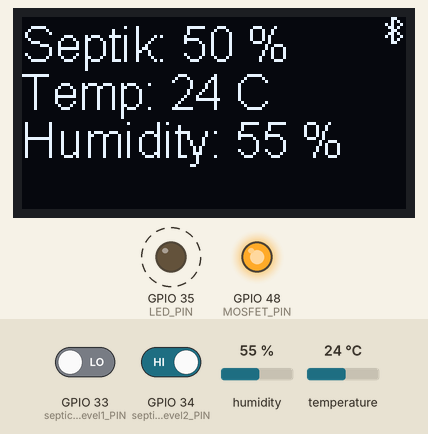
This program was run on a simulated ESP32-S3. On the bench: 128×64 one-colour display, output pins drawn as LEDs (lit = HIGH). Dashed ring = blinking. Inputs (shaded band) come from the test bench; at power-on: humidity 55 %, GPIO 33 (septicTankLevel1_PIN) LOW, GPIO 34 (septicTankLevel2_PIN) HIGH, temperature 24 °C. Nothing arrives over Bluetooth unless stated; a phone connects over Bluetooth LE 3 s after start; what the program prints to the serial monitor is not drawn.

Above: at 5.8 s.
5.9 s: humidity set to 22 %
At 13.4 s:
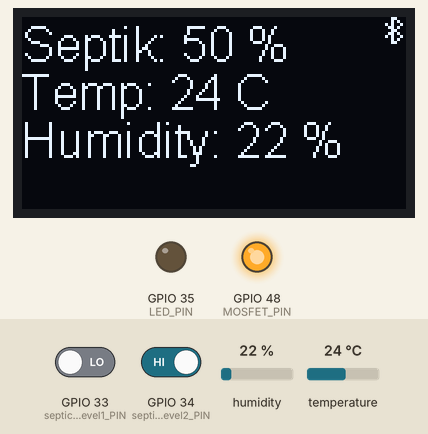
14.4 s: GPIO 33 (septicTankLevel1_PIN) driven HIGH
At 20.8 s:
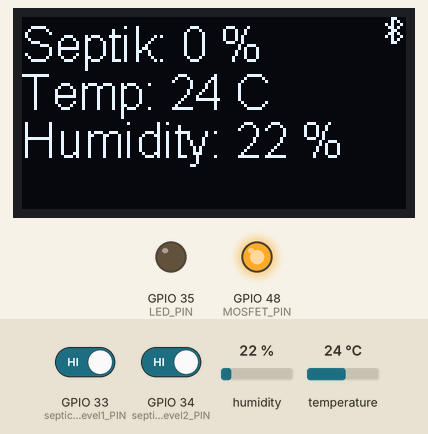
21.2 s: GPIO 34 (septicTankLevel2_PIN) driven LOW
At 27.5 s:
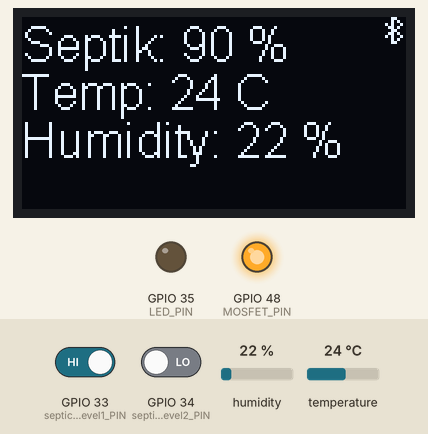
28.0 s: temperature set to 12 °C
At 33.9 s:
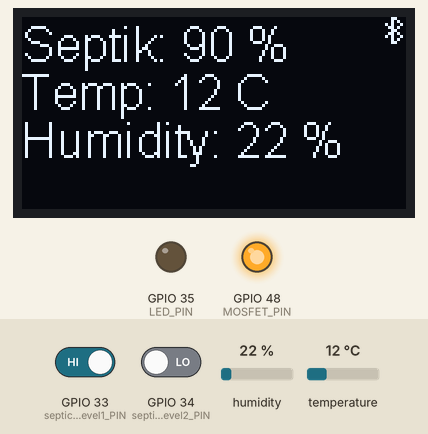
34.8 s: GPIO 34 (septicTankLevel2_PIN) driven HIGH
At 40.4 s:
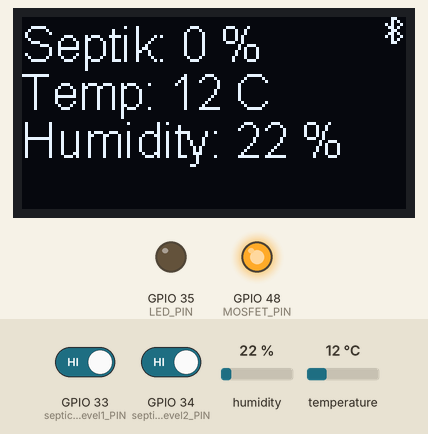
41.6 s: GPIO 33 (septicTankLevel1_PIN) driven LOW
At 46.9 s:
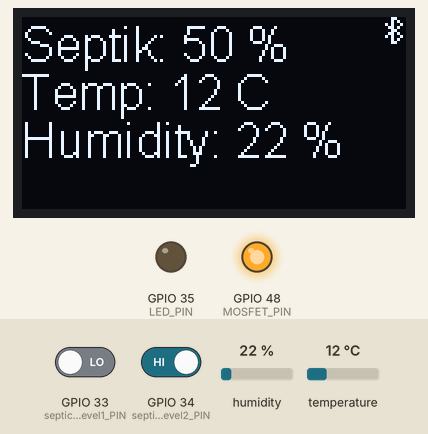
Timing chart, 0 to 48.4 s (numbered marks = the images above; inputs shaded):
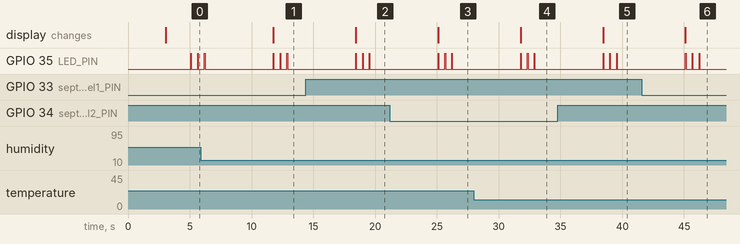

The program:

main.cpp
```cpp
#include <Arduino.h>
#include <BLEDevice.h>
#include <BLEUtils.h>
#include <BLEServer.h>
#include <BLE2902.h>
#include "images.h"
#include <Wire.h>
#include <HT_SSD1306Wire.h>
#include "DHT.h"

#define BLE_DEVICE_NAME "ESP32 BLE Sensor Server"
#define BLE_SERVICE_UUID "819dd7a4-c6c5-4c39-b10f-51e180eb1ffb" // Generated by https://www.uuidgenerator.net/ needs to be changed whenever the service is changed (eg characteristics added/removed)
#define BLE_WATER_TANK_CHARACTERISTIC_UUID "22d8381a-e6df-4ad1-a101-5e2e47c0762b"
#define BLE_SEPTIC_TANK_CHARACTERISTIC_UUID "9910102a-9d4e-41ce-be93-affba54425c4"
#define BLE_TEMPERATURE_CHARACTERISTIC_UUID "c6db06e1-7f34-48ff-9f1e-f2904ac78525"
#define BLE_HUMIDITY_CHARACTERISTIC_UUID "df2be7ec-fb73-40b6-b2cb-3c00d37f2229"
#define DHTTYPE DHT22 // DHT 22  (AM2302), AM2321
#define DHTPIN 47     // Digital pin connected to the DHT sensor

SSD1306Wire display(0x3c, 500000, SDA_OLED, SCL_OLED, GEOMETRY_128_64, RST_OLED); // addr , freq , i2c group , resolution , rst
DHT dht(DHTPIN, DHTTYPE);

bool deviceConnected = false;
uint8_t LED_PIN = 35;
uint8_t MOSFET_PIN = 48;           // Pin for the MOSFET controlling power to the 24V sensors
uint8_t septicTankLevel1_PIN = 33; // Pin for the septic tank sensor at level 1
uint8_t septicTankLevel2_PIN = 34; // Pin for the septic tank sensor at level 2

BLEServer *pServer = NULL;
BLEService *pService = NULL;
BLECharacteristic *pCharacteristicWaterTank = NULL;
BLECharacteristic *pCharacteristicSepticTank = NULL;
BLECharacteristic *pCharacteristicTemperature = NULL;
BLECharacteristic *pCharacteristicHumidity = NULL;

double waterTankLevel = 0.0;
double septicTankLevel = 0.0;
double temperature = 0.0;
double humidity = 0.0;

class BleSensorServerCallbacks : public BLEServerCallbacks
{
  void onConnect(BLEServer *pServer)
  {
    deviceConnected = true;
    display.drawXbm(128 - BT_width, 0, BT_width, BT_height, (const unsigned char *)BT_bits);
    display.display();
    Serial.println("Device connected!");
  };

  void onDisconnect(BLEServer *pServer)
  {
    Serial.println("Device disconnected");
    deviceConnected = false;
    display.setColor(INVERSE);
    display.drawXbm(128 - BT_width, 0, BT_width, BT_height, (const unsigned char *)BT_bits);
    display.display();
    display.setColor(INVERSE);
    delay(500);                  // give the bluetooth stack the chance to get things ready
    pServer->startAdvertising(); // restart advertising
    Serial.println("Re-start advertising " + String(BLE_DEVICE_NAME) + "...");
  }
};

BLECharacteristic *createCharacteristic(const char *uuid)
{
  BLECharacteristic *pCharacteristic = pService->createCharacteristic(uuid, BLECharacteristic::PROPERTY_READ | BLECharacteristic::PROPERTY_NOTIFY);
  BLE2902 *pBLE2902 = new BLE2902();
  pBLE2902->setNotifications(true);
  pCharacteristic->addDescriptor(pBLE2902);
  return pCharacteristic;
}

void setupBLE()
{
  Serial.println("Setting up BLE...");
  BLEDevice::init(BLE_DEVICE_NAME);
  // Create the BLE Server
  pServer = BLEDevice::createServer();
  pServer->setCallbacks(new BleSensorServerCallbacks());

  // Create the BLE Service
  pService = pServer->createService(BLE_SERVICE_UUID);

  // Create the BLE Characteristics
  // pCharacteristicWaterTank = createCharacteristic(BLE_WATER_TANK_CHARACTERISTIC_UUID);
  pCharacteristicSepticTank = createCharacteristic(BLE_SEPTIC_TANK_CHARACTERISTIC_UUID);
  pCharacteristicTemperature = createCharacteristic(BLE_TEMPERATURE_CHARACTERISTIC_UUID);
  pCharacteristicHumidity = createCharacteristic(BLE_HUMIDITY_CHARACTERISTIC_UUID);

  // Start the service
  pService->start();

  // Start advertising
  BLEAdvertising *pAdvertising = BLEDevice::getAdvertising();
  pAdvertising->addServiceUUID(BLE_SERVICE_UUID);
  pAdvertising->setScanResponse(false);
  // pAdvertising->setMinPreferred(0x06); // functions that help with iPhone connections issue
  // pAdvertising->setMinPreferred(0x12);
  BLEDevice::startAdvertising();

  Serial.println("BLE Setup Done. Started advertising " + String(BLE_DEVICE_NAME) + "...");
}

void setupDisplay()
{
  display.init();
  display.clear();
  display.display();
  display.setFont(ArialMT_Plain_16);
  display.drawString(0, 0, "Initiating...");
  display.display();
}

void setup()
{
  Serial.begin(115200);
  pinMode(LED_PIN, OUTPUT);
  pinMode(MOSFET_PIN, OUTPUT);
  pinMode(septicTankLevel1_PIN, INPUT);
  pinMode(septicTankLevel2_PIN, INPUT);

  digitalWrite(MOSFET_PIN, HIGH); // Turn on power to the sensors

  setupDisplay();
  setupBLE();

  digitalWrite(MOSFET_PIN, HIGH); // Turn on power to the sensors
}

void updateDisplay()
{
  display.clear();
  display.drawString(0, 0, "Septik: " + String(septicTankLevel, 0) + " %");
  // display.drawString(0, 0, "Vatten: " + String(waterTankLevel, 0) + " %");
  display.drawString(0, 16, "Temp: " + String(temperature, 0) + " C");
  display.drawString(0, 32, "Humidity: " + String(humidity, 0) + " %");
  if (deviceConnected)
  {
    display.drawXbm(128 - BT_width, 0, BT_width, BT_height, (const unsigned char *)BT_bits);
  }
  display.display();
}

void readDhtSensor()
{
  Serial.println("Reading DHT sensor...");

  dht.begin();

  // Reading temperature or humidity takes about 250 milliseconds!
  // Sensor readings may also be up to 2 seconds 'old' (its a very slow sensor)
  float h = dht.readHumidity();
  // Read temperature as Celsius (the default)
  float t = dht.readTemperature();

  // Check if any reads failed and exit early (to try again).
  if (isnan(h))
  {
    Serial.println("Failed to read humidity from DHT sensor!");
  }
  else
  {
    humidity = h;
  }

  if (isnan(t))
  {
    Serial.println("Failed to read temperature from DHT sensor!");
  }
  else
  {
    temperature = t;
  }

  Serial.println("Temperature: " + String(temperature) + " C");
}

void readSepticTankSensors()
{
  Serial.println("Reading septic tank sensors...");
  if (digitalRead(septicTankLevel2_PIN) == LOW)
  {
    septicTankLevel = 90.0;
  }
  else if (digitalRead(septicTankLevel1_PIN) == LOW)
  {
    septicTankLevel = 50.0;
  }
  else
  {
    septicTankLevel = 0.0;
  }
  Serial.println("Septic tank level: " + String(septicTankLevel) + " %");
}

void readSensors()
{
  // Serial.println("Powering on sensors...");
  // digitalWrite(MOSFET_PIN, HIGH); // Turn on power to the sensors

  // delay(1000); // Wait for the temp sensor to stabilize
  readDhtSensor();

  // delay(2000); // Wait for the septic tank sensor to stabilize
  readSepticTankSensors();

  // Read the water tank sensor
  // waterTankLevel = analogRead(waterTankLevel_PIN) / 4095.0 * 100.0;
  // waterTankLevel = random(0, 10000) / 100.0;
  // Serial.println("Water tank level: " + String(waterTankLevel) + " %");

  // digitalWrite(MOSFET_PIN, LOW); // Turn off power to the 24V sensors
  // Serial.println("Powering off sensors...");
}

void sendValue(BLECharacteristic *pCharacteristic, double value)
{
  pCharacteristic->setValue(value);
  pCharacteristic->notify();
  digitalWrite(LED_PIN, HIGH);
  delay(50);
  digitalWrite(LED_PIN, LOW);
  Serial.println("Sent value: " + String(value) + " to client for characteristic: " + pCharacteristic->getUUID().toString().c_str());
  delay(500); // bluetooth stack will go into congestion, if too many packets are sent so we need to slow down a bit
}

void sendAllValues()
{
  // sendValue(pCharacteristicWaterTank, waterTankLevel);
  sendValue(pCharacteristicSepticTank, septicTankLevel);
  sendValue(pCharacteristicTemperature, temperature);
  sendValue(pCharacteristicHumidity, humidity);
}

// put your main code here, to run repeatedly:
void loop()
{
  readSensors();

  updateDisplay();

  if (deviceConnected)
  {
    sendAllValues();
  }
  else
  {
    Serial.println("Skipping sending values to client as no client is connected...");
  }

  // delay 60 seconds
  delay(5 * 1000);
}
```

images.h
```cpp
#pragma once
#define BT_width 8
#define BT_height 10

const unsigned char BT_bits[] PROGMEM = {
  0x18, 0x28, 0x4A, 0x2C, 0x18, 0x2C, 0x4A, 0x28, 0x18, 0x00,
  };
```

Measured:
- after the input at 5.9 s, the display: changes after 5.9 s (image 1)
- after the input at 14.4 s, the display: changes after 4.0 s (image 2)
- after the input at 21.2 s, the display: changes after 3.9 s (image 3)
- after the input at 28.0 s, the display: changes after 3.8 s (image 4)
- after the input at 34.8 s, the display: changes after 3.6 s (image 5)
- after the input at 41.6 s, the display: changes after 3.5 s (image 6)
